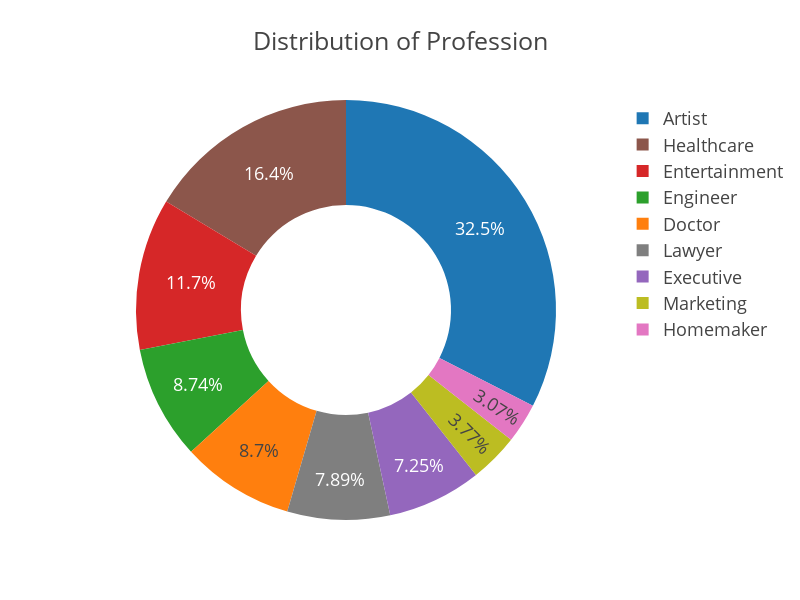

The cell this chart's notebook holds for it:
### Code cell
px.pie(data_frame= profession, values="count", names="Profession",color="Profession",title=" Distribution of Profession ",
       template="presentation", width= 800,height=600,hole=0.5)

### Figure 1 — Plotly figure (JSON) as saved in the notebook; plotly's stock layout.template omitted (floating-point values rounded to 4 significant figures)
{"data": [{"customdata": [["Artist"], ["Doctor"], ["Engineer"], ["Entertainment"], ["Executive"], ["Healthcare"], ["Homemaker"], ["Lawyer"], ["Marketing"]], "domain": {"x": [0, 1], "y": [0, 1]}, "hole": 0.5, "hovertemplate": "Profession=%{customdata[0]}<br>count=%{value}<extra></extra>", "labels": ["Artist", "Doctor", "Engineer", "Entertainment", "Executive", "Healthcare", "Homemaker", "Lawyer", "Marketing"], "legendgroup": "", "marker": {"colors": ["#1F77B4", "#FF7F0E", "#2CA02C", "#D62728", "#9467BD", "#8C564B", "#E377C2", "#7F7F7F", "#BCBD22"]}, "name": "", "showlegend": true, "type": "pie", "values": [3480, 930, 935, 1250, 775, 1750, 328, 844, 403]}], "layout": {"height": 600, "legend": {"tracegroupgap": 0}, "title": {"text": " Distribution of Profession "}, "width": 800}}
